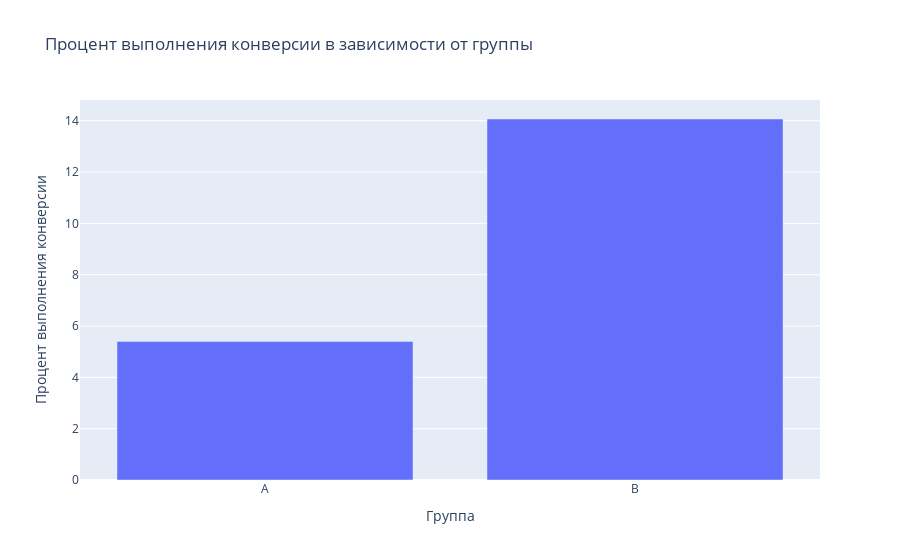

The notebook cell this image was saved under:
### Markdown cell above
В группах разное количество пользователей, но разность невелика относительно количества пользователей в одной группе.\
Далее проверю, в какой группе выше процент выполнения конверсии.

### Code cell
groups = ['A','B']
values = [100 * sum((ab_data['Conversion'] == 'Yes') & (ab_data['Group'] == 'A'))/sum(ab_data['Group'] == 'A'),
          100 * sum((ab_data['Conversion'] == 'Yes') & (ab_data['Group'] == 'B'))/sum(ab_data['Group'] == 'B')]
fig = px.bar(x = groups,
                y = values,
                labels={'x':'Группа', 'y':'Процент выполнения конверсии'},
                title = 'Процент выполнения конверсии в зависимости от группы',
                height = 500)
fig.show()

### Figure 1 — Plotly figure (JSON) as saved in the notebook; plotly's stock layout.template omitted (floating-point values rounded to 4 significant figures)
{"data": [{"alignmentgroup": "True", "hovertemplate": "Группа=%{x}<br>Процент выполнения конверсии=%{y}<extra></extra>", "legendgroup": "", "marker": {"color": "#636efa", "pattern": {"shape": ""}}, "name": "", "offsetgroup": "", "orientation": "v", "showlegend": false, "textposition": "auto", "type": "bar", "x": ["A", "B"], "xaxis": "x", "y": [5.399, 14.07], "yaxis": "y"}], "layout": {"autosize": true, "barmode": "relative", "legend": {"tracegroupgap": 0}, "title": {"text": "Процент выполнения конверсии в зависимости от группы"}, "xaxis": {"anchor": "y", "autorange": true, "domain": [0, 1], "range": [-0.5, 1.5], "title": {"text": "Группа"}, "type": "category"}, "yaxis": {"anchor": "x", "autorange": true, "domain": [0, 1], "range": [0, 14.81], "title": {"text": "Процент выполнения конверсии"}, "type": "linear"}}}
